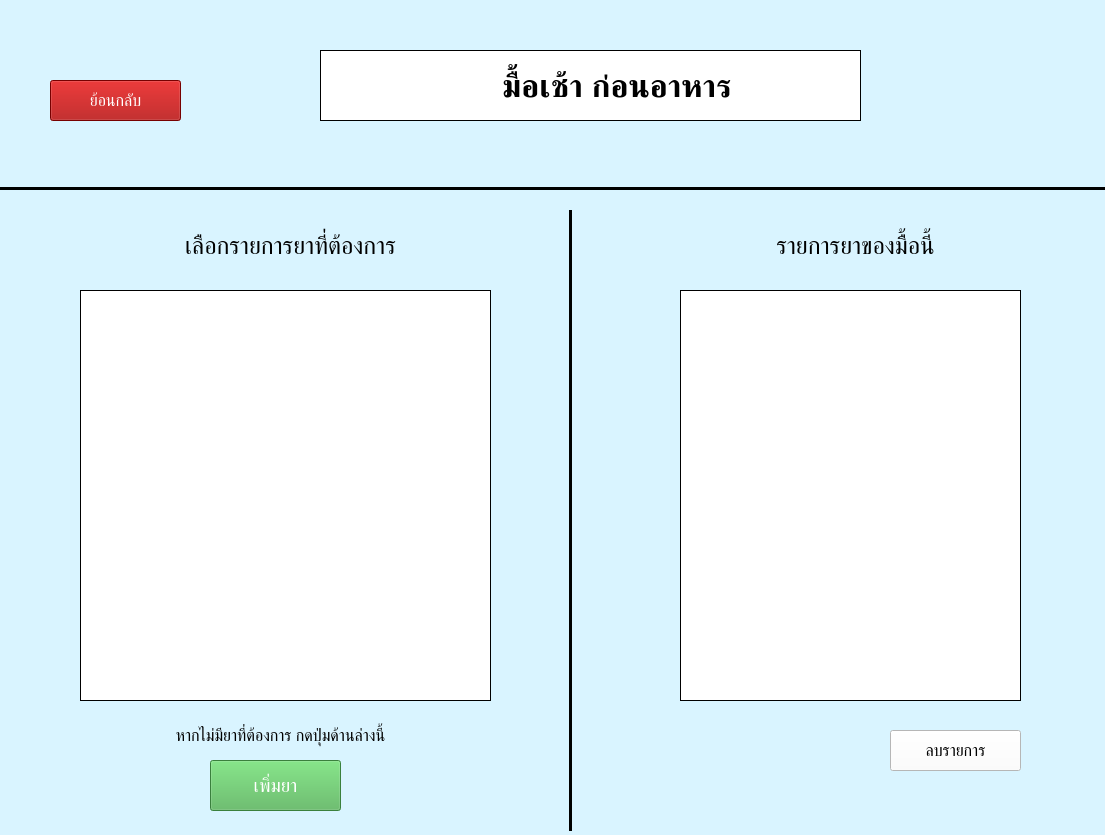
<?xml version="1.0" encoding="UTF-8"?>
<ui version="4.0">
 <class>select_drug</class>
 <widget class="QMainWindow" name="select_drug">
  <property name="geometry">
   <rect>
    <x>0</x>
    <y>0</y>
    <width>1105</width>
    <height>835</height>
   </rect>
  </property>
  <property name="windowTitle">
   <string>เลือกมื้อยา</string>
  </property>
  <property name="styleSheet">
   <string notr="true">background-color: rgb(217, 244, 255)</string>
  </property>
  <widget class="QWidget" name="centralwidget">
   <widget class="Line" name="line">
    <property name="geometry">
     <rect>
      <x>-20</x>
      <y>180</y>
      <width>1201</width>
      <height>16</height>
     </rect>
    </property>
    <property name="frameShadow">
     <enum>QFrame::Plain</enum>
    </property>
    <property name="lineWidth">
     <number>3</number>
    </property>
    <property name="orientation">
     <enum>Qt::Horizontal</enum>
    </property>
   </widget>
   <widget class="QLabel" name="label">
    <property name="geometry">
     <rect>
      <x>320</x>
      <y>50</y>
      <width>541</width>
      <height>71</height>
     </rect>
    </property>
    <property name="font">
     <font>
      <pointsize>24</pointsize>
      <weight>75</weight>
      <bold>true</bold>
     </font>
    </property>
    <property name="styleSheet">
     <string notr="true">background-color: rgb(255, 255, 255);</string>
    </property>
    <property name="frameShape">
     <enum>QFrame::Box</enum>
    </property>
    <property name="lineWidth">
     <number>1</number>
    </property>
    <property name="text">
     <string>      มื้อเช้า ก่อนอาหาร</string>
    </property>
    <property name="textFormat">
     <enum>Qt::AutoText</enum>
    </property>
    <property name="scaledContents">
     <bool>false</bool>
    </property>
    <property name="alignment">
     <set>Qt::AlignCenter</set>
    </property>
    <property name="wordWrap">
     <bool>true</bool>
    </property>
   </widget>
   <widget class="QPushButton" name="add_back_pushButton">
    <property name="geometry">
     <rect>
      <x>50</x>
      <y>80</y>
      <width>131</width>
      <height>41</height>
     </rect>
    </property>
    <property name="font">
     <font>
      <pointsize>12</pointsize>
     </font>
    </property>
    <property name="styleSheet">
     <string notr="true">color: rgb(255, 255, 255);
background-color: rgb(166, 0, 0)</string>
    </property>
    <property name="text">
     <string>ย้อนกลับ</string>
    </property>
   </widget>
   <widget class="QLabel" name="label_2">
    <property name="geometry">
     <rect>
      <x>360</x>
      <y>70</y>
      <width>41</width>
      <height>41</height>
     </rect>
    </property>
    <property name="font">
     <font>
      <pointsize>24</pointsize>
      <weight>75</weight>
      <bold>true</bold>
     </font>
    </property>
    <property name="styleSheet">
     <string notr="true">background-color: rgb(255, 255, 255);</string>
    </property>
    <property name="frameShape">
     <enum>QFrame::NoFrame</enum>
    </property>
    <property name="lineWidth">
     <number>1</number>
    </property>
    <property name="text">
     <string/>
    </property>
    <property name="textFormat">
     <enum>Qt::AutoText</enum>
    </property>
    <property name="pixmap">
     <pixmap resource="../../PyQt/Resources/resources.qrc">:/icons/drug_icon.png</pixmap>
    </property>
    <property name="scaledContents">
     <bool>true</bool>
    </property>
    <property name="alignment">
     <set>Qt::AlignCenter</set>
    </property>
    <property name="wordWrap">
     <bool>true</bool>
    </property>
   </widget>
   <widget class="Line" name="line_2">
    <property name="geometry">
     <rect>
      <x>560</x>
      <y>210</y>
      <width>20</width>
      <height>621</height>
     </rect>
    </property>
    <property name="frameShadow">
     <enum>QFrame::Plain</enum>
    </property>
    <property name="lineWidth">
     <number>3</number>
    </property>
    <property name="orientation">
     <enum>Qt::Vertical</enum>
    </property>
   </widget>
   <widget class="QListWidget" name="listWidget">
    <property name="geometry">
     <rect>
      <x>680</x>
      <y>290</y>
      <width>341</width>
      <height>411</height>
     </rect>
    </property>
    <property name="styleSheet">
     <string notr="true">background-color: rgb(255, 255, 255);</string>
    </property>
    <property name="frameShape">
     <enum>QFrame::Box</enum>
    </property>
    <property name="frameShadow">
     <enum>QFrame::Plain</enum>
    </property>
    <property name="lineWidth">
     <number>1</number>
    </property>
   </widget>
   <widget class="QPushButton" name="pushButton_2">
    <property name="geometry">
     <rect>
      <x>890</x>
      <y>730</y>
      <width>131</width>
      <height>41</height>
     </rect>
    </property>
    <property name="font">
     <font>
      <pointsize>12</pointsize>
     </font>
    </property>
    <property name="styleSheet">
     <string notr="true">background-color: rgb(255, 255, 255);</string>
    </property>
    <property name="text">
     <string>ลบรายการ</string>
    </property>
   </widget>
   <widget class="QLabel" name="drugHave_label">
    <property name="geometry">
     <rect>
      <x>740</x>
      <y>220</y>
      <width>231</width>
      <height>51</height>
     </rect>
    </property>
    <property name="font">
     <font>
      <pointsize>18</pointsize>
     </font>
    </property>
    <property name="text">
     <string>รายการยาของมื้อนี้</string>
    </property>
    <property name="alignment">
     <set>Qt::AlignCenter</set>
    </property>
   </widget>
   <widget class="QListWidget" name="listWidget_2">
    <property name="geometry">
     <rect>
      <x>80</x>
      <y>290</y>
      <width>411</width>
      <height>411</height>
     </rect>
    </property>
    <property name="font">
     <font>
      <pointsize>11</pointsize>
     </font>
    </property>
    <property name="styleSheet">
     <string notr="true">background-color: rgb(255, 255, 255);</string>
    </property>
    <property name="frameShape">
     <enum>QFrame::Box</enum>
    </property>
    <property name="frameShadow">
     <enum>QFrame::Plain</enum>
    </property>
    <property name="lineWidth">
     <number>1</number>
    </property>
   </widget>
   <widget class="QLabel" name="drugHave_label_2">
    <property name="geometry">
     <rect>
      <x>110</x>
      <y>220</y>
      <width>361</width>
      <height>51</height>
     </rect>
    </property>
    <property name="font">
     <font>
      <pointsize>18</pointsize>
     </font>
    </property>
    <property name="text">
     <string>เลือกรายการยาที่ต้องการ</string>
    </property>
    <property name="alignment">
     <set>Qt::AlignCenter</set>
    </property>
   </widget>
   <widget class="QPushButton" name="pushButton_3">
    <property name="geometry">
     <rect>
      <x>210</x>
      <y>760</y>
      <width>131</width>
      <height>51</height>
     </rect>
    </property>
    <property name="font">
     <font>
      <pointsize>14</pointsize>
     </font>
    </property>
    <property name="styleSheet">
     <string notr="true">color: rgb(255, 255, 255);
background-color: rgb(81, 179, 85);</string>
    </property>
    <property name="text">
     <string>เพิ่มยา</string>
    </property>
   </widget>
   <widget class="QLabel" name="drugHave_label_3">
    <property name="geometry">
     <rect>
      <x>100</x>
      <y>720</y>
      <width>361</width>
      <height>31</height>
     </rect>
    </property>
    <property name="font">
     <font>
      <pointsize>12</pointsize>
     </font>
    </property>
    <property name="text">
     <string>หากไม่มียาที่ต้องการ กดปุ่มด้านล่างนี้</string>
    </property>
    <property name="alignment">
     <set>Qt::AlignCenter</set>
    </property>
   </widget>
  </widget>
 </widget>
 <resources>
  <include location="../../PyQt/Resources/resources.qrc"/>
 </resources>
 <connections/>
</ui>
